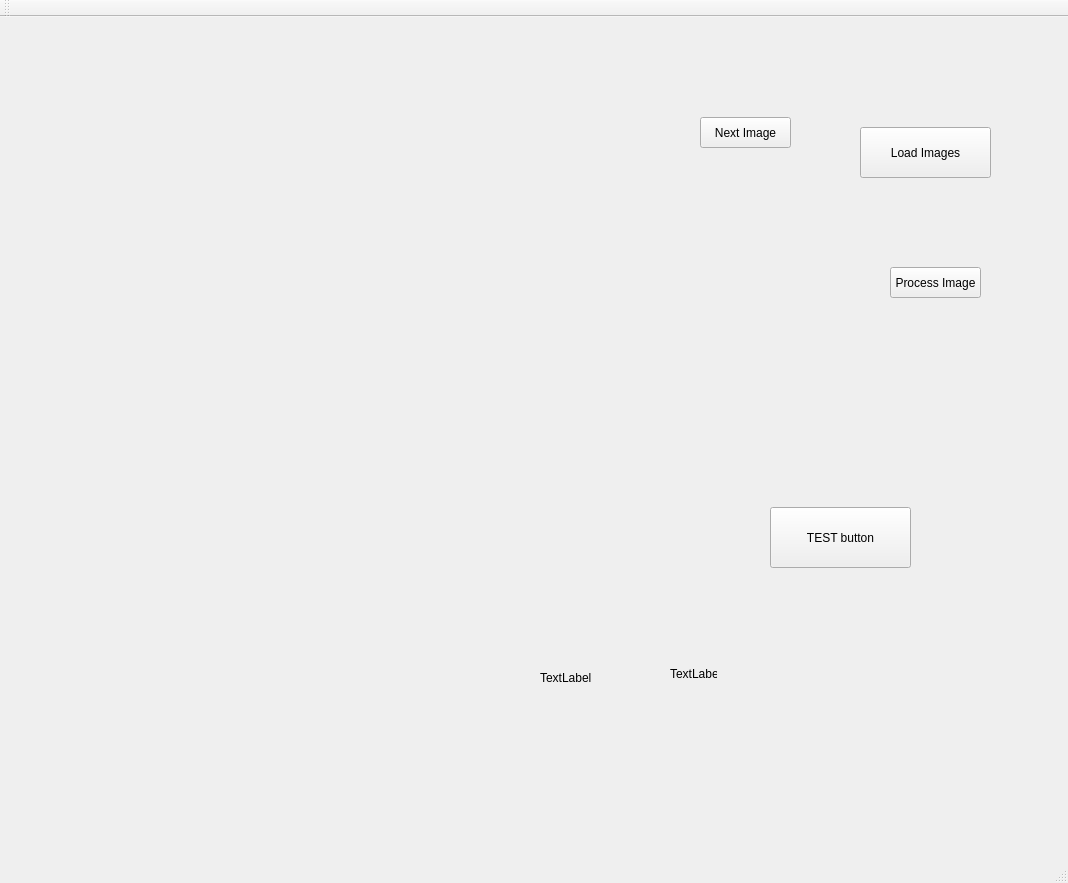
<?xml version="1.0" encoding="UTF-8"?>
<ui version="4.0">
 <class>MainWindowClass</class>
 <widget class="QMainWindow" name="MainWindowClass">
  <property name="geometry">
   <rect>
    <x>0</x>
    <y>0</y>
    <width>1068</width>
    <height>883</height>
   </rect>
  </property>
  <property name="windowTitle">
   <string>MainWindow</string>
  </property>
  <widget class="QWidget" name="centralWidget">
   <widget class="CVImageWidget" name="ImageWidget" native="true">
    <property name="geometry">
     <rect>
      <x>20</x>
      <y>130</y>
      <width>501</width>
      <height>681</height>
     </rect>
    </property>
    <property name="mouseTracking">
     <bool>true</bool>
    </property>
    <property name="autoFillBackground">
     <bool>true</bool>
    </property>
   </widget>
   <widget class="QPushButton" name="loadDir">
    <property name="geometry">
     <rect>
      <x>860</x>
      <y>110</y>
      <width>131</width>
      <height>51</height>
     </rect>
    </property>
    <property name="text">
     <string>Load Images</string>
    </property>
   </widget>
   <widget class="QLabel" name="labelText">
    <property name="geometry">
     <rect>
      <x>540</x>
      <y>640</y>
      <width>131</width>
      <height>41</height>
     </rect>
    </property>
    <property name="text">
     <string>TextLabel</string>
    </property>
   </widget>
   <widget class="QPushButton" name="testButton">
    <property name="geometry">
     <rect>
      <x>770</x>
      <y>490</y>
      <width>141</width>
      <height>61</height>
     </rect>
    </property>
    <property name="text">
     <string>TEST button</string>
    </property>
   </widget>
   <widget class="QPushButton" name="nextImageButton">
    <property name="geometry">
     <rect>
      <x>700</x>
      <y>100</y>
      <width>91</width>
      <height>31</height>
     </rect>
    </property>
    <property name="text">
     <string>Next Image</string>
    </property>
   </widget>
   <widget class="QPushButton" name="processImageButton">
    <property name="geometry">
     <rect>
      <x>890</x>
      <y>250</y>
      <width>91</width>
      <height>31</height>
     </rect>
    </property>
    <property name="text">
     <string>Process Image</string>
    </property>
   </widget>
   <widget class="QLabel" name="clickPosLabel">
    <property name="geometry">
     <rect>
      <x>670</x>
      <y>650</y>
      <width>47</width>
      <height>13</height>
     </rect>
    </property>
    <property name="text">
     <string>TextLabel</string>
    </property>
   </widget>
  </widget>
  <widget class="QMenuBar" name="menuBar">
   <property name="geometry">
    <rect>
     <x>0</x>
     <y>0</y>
     <width>1068</width>
     <height>21</height>
    </rect>
   </property>
  </widget>
  <widget class="QToolBar" name="mainToolBar">
   <attribute name="toolBarArea">
    <enum>TopToolBarArea</enum>
   </attribute>
   <attribute name="toolBarBreak">
    <bool>false</bool>
   </attribute>
  </widget>
  <widget class="QStatusBar" name="statusBar"/>
 </widget>
 <layoutdefault spacing="6" margin="11"/>
 <customwidgets>
  <customwidget>
   <class>CVImageWidget</class>
   <extends>QWidget</extends>
   <header>cvimagewidget.h</header>
   <container>1</container>
  </customwidget>
 </customwidgets>
 <resources>
  <include location="mainwindow.qrc"/>
 </resources>
 <connections/>
</ui>
